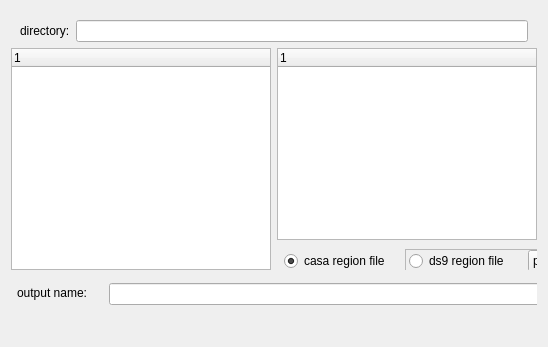
        <widget class="QWidget" name="save_regions">
         <attribute name="title">
          <string>save region</string>
         </attribute>
         <layout class="QVBoxLayout" name="verticalLayout_6">
          <item>
           <widget class="QFrame" name="region_top_frame">
            <property name="frameShape">
             <enum>QFrame::NoFrame</enum>
            </property>
            <property name="frameShadow">
             <enum>QFrame::Raised</enum>
            </property>
            <layout class="QHBoxLayout" name="_13">
             <property name="bottomMargin">
              <number>0</number>
             </property>
             <item>
              <widget class="QLabel" name="dirLabel_3">
               <property name="text">
                <string>directory:</string>
               </property>
              </widget>
             </item>
             <item>
              <widget class="QLineEdit" name="region_directory"/>
             </item>
            </layout>
           </widget>
          </item>
          <item>
           <layout class="QHBoxLayout" name="horizontalLayout_2">
            <item>
             <widget class="QTreeWidget" name="region_data_list">
              <property name="minimumSize">
               <size>
                <width>260</width>
                <height>140</height>
               </size>
              </property>
              <property name="indentation">
               <number>16</number>
              </property>
              <column>
               <property name="text">
                <string>1</string>
               </property>
              </column>
             </widget>
            </item>
            <item>
             <layout class="QVBoxLayout" name="verticalLayout_5">
              <item>
               <widget class="QTreeWidget" name="region_file_list">
                <property name="minimumSize">
                 <size>
                  <width>260</width>
                  <height>140</height>
                 </size>
                </property>
                <property name="indentation">
                 <number>16</number>
                </property>
                <column>
                 <property name="text">
                  <string>1</string>
                 </property>
                </column>
               </widget>
              </item>
              <item>
               <widget class="QFrame" name="frame_2">
                <property name="minimumSize">
                 <size>
                  <width>0</width>
                  <height>24</height>
                 </size>
                </property>
                <property name="frameShape">
                 <enum>QFrame::NoFrame</enum>
                </property>
                <property name="frameShadow">
                 <enum>QFrame::Raised</enum>
                </property>
                <widget class="QRadioButton" name="save_casa_region">
                 <property name="geometry">
                  <rect>
                   <x>7</x>
                   <y>5</y>
                   <width>120</width>
                   <height>20</height>
                  </rect>
                 </property>
                 <property name="text">
                  <string>casa region file</string>
                 </property>
                 <property name="checked">
                  <bool>true</bool>
                 </property>
                </widget>
                <widget class="QFrame" name="frame_5">
                 <property name="geometry">
                  <rect>
                   <x>128</x>
                   <y>3</y>
                   <width>209</width>
                   <height>27</height>
                  </rect>
                 </property>
                 <property name="frameShape">
                  <enum>QFrame::StyledPanel</enum>
                 </property>
                 <property name="frameShadow">
                  <enum>QFrame::Raised</enum>
                 </property>
                 <widget class="QRadioButton" name="save_ds9_region">
                  <property name="geometry">
                   <rect>
                    <x>4</x>
                    <y>2</y>
                    <width>115</width>
                    <height>20</height>
                   </rect>
                  </property>
                  <property name="text">
                   <string>ds9 region file</string>
                  </property>
                 </widget>
                 <widget class="QComboBox" name="save_ds9_csys">
                  <property name="geometry">
                   <rect>
                    <x>123</x>
                    <y>1</y>
                    <width>80</width>
                    <height>22</height>
                   </rect>
                  </property>
                  <property name="maximumSize">
                   <size>
                    <width>16777215</width>
                    <height>22</height>
                   </size>
                  </property>
                  <item>
                   <property name="text">
                    <string>pixel</string>
                   </property>
                  </item>
                  <item>
                   <property name="text">
                    <string>j2000</string>
                   </property>
                  </item>
                  <item>
                   <property name="text">
                    <string>b1950</string>
                   </property>
                  </item>
                 </widget>
                </widget>
               </widget>
              </item>
             </layout>
            </item>
           </layout>
          </item>
          <item>
           <widget class="QFrame" name="frame_4">
            <property name="minimumSize">
             <size>
              <width>0</width>
              <height>40</height>
             </size>
            </property>
            <property name="frameShape">
             <enum>QFrame::NoFrame</enum>
            </property>
            <property name="frameShadow">
             <enum>QFrame::Raised</enum>
            </property>
            <widget class="QLabel" name="region_output_label">
             <property name="geometry">
              <rect>
               <x>6</x>
               <y>6</y>
               <width>91</width>
               <height>22</height>
              </rect>
             </property>
             <property name="text">
              <string>output name:</string>
             </property>
            </widget>
            <widget class="QLineEdit" name="region_output_name">
             <property name="geometry">
              <rect>
               <x>98</x>
               <y>7</y>
               <width>451</width>
               <height>22</height>
              </rect>
             </property>
            </widget>
            <widget class="QPushButton" name="region_do_save">
             <property name="geometry">
              <rect>
               <x>560</x>
               <y>4</y>
               <width>114</width>
               <height>30</height>
              </rect>
             </property>
             <property name="maximumSize">
              <size>
               <width>16777215</width>
               <height>30</height>
              </size>
             </property>
             <property name="text">
              <string>save</string>
             </property>
            </widget>
           </widget>
          </item>
          <item>
           <widget class="QLabel" name="region_output_error">
            <property name="styleSheet">
             <string notr="true">color : rgb(255, 0, 12)</string>
            </property>
            <property name="text">
             <string/>
            </property>
            <property name="textFormat">
             <enum>Qt::PlainText</enum>
            </property>
           </widget>
          </item>
         </layout>
        </widget>
